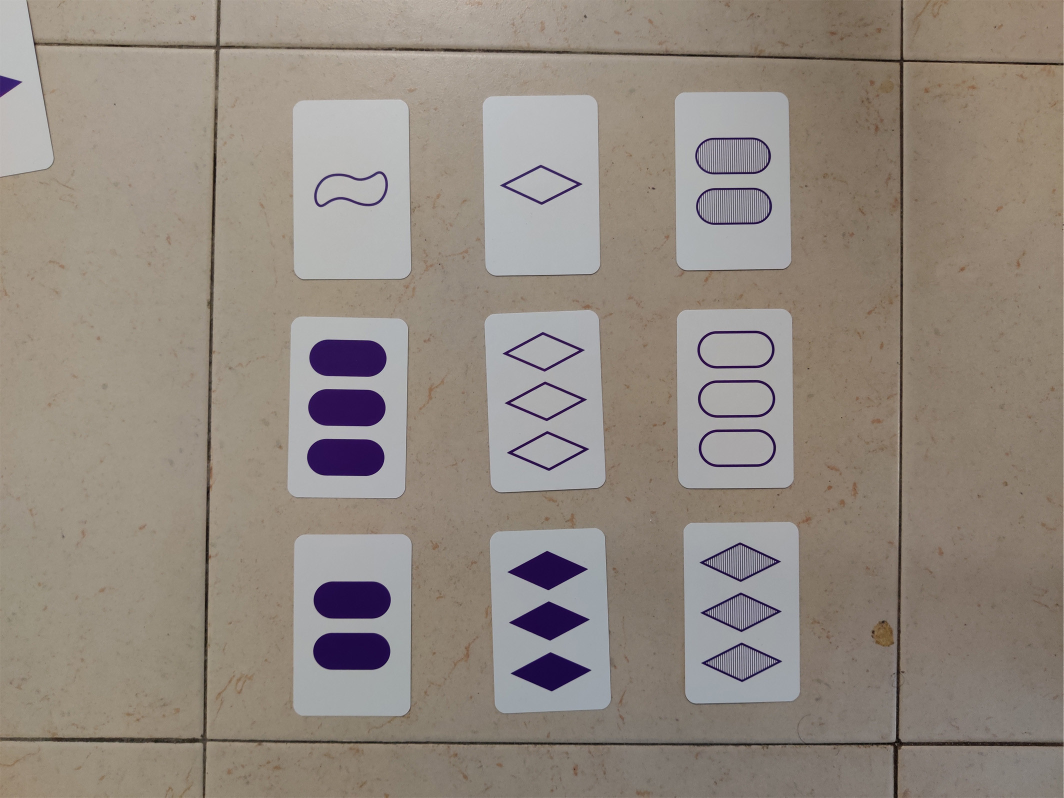
#> input picture Image Session 2-3/Task 3/images/cards 1.jpg, 2127 x 1595 px, found by its file name (shown at 1/2 size)
$ python task3.py
#> lines starting #> are read from the running program, lines starting #| are printed output that depends on the picture; after the words box and inside, x2 and y2 are one past the last pixel; in counts of white or black regions, pixels touching at a corner belong together
import cv2 as cv
import numpy as np
import matplotlib.pyplot as plt

def make_fig_gray(images, titles, plots, size):
    fig = plt.figure(figsize=size)
    for i in range(len(images)):
        fig.add_subplot(plots[0], plots[1], i+1)
        plt.imshow(images[i], cmap='gray')
        plt.title(titles[i])
        plt.axis('off')
    plt.show()

img = cv.imread('Task 3/images/cards 1.jpg')
#> img is the input picture: shape (1595, 2127, 3); mean B, G, R 128, 137.1, 146.6
img_copy = img.copy()

# Convert to grayscale and apply Canny edge detection
gray = cv.cvtColor(img, cv.COLOR_BGR2GRAY)
canny = cv.Canny(gray, 20, 100)
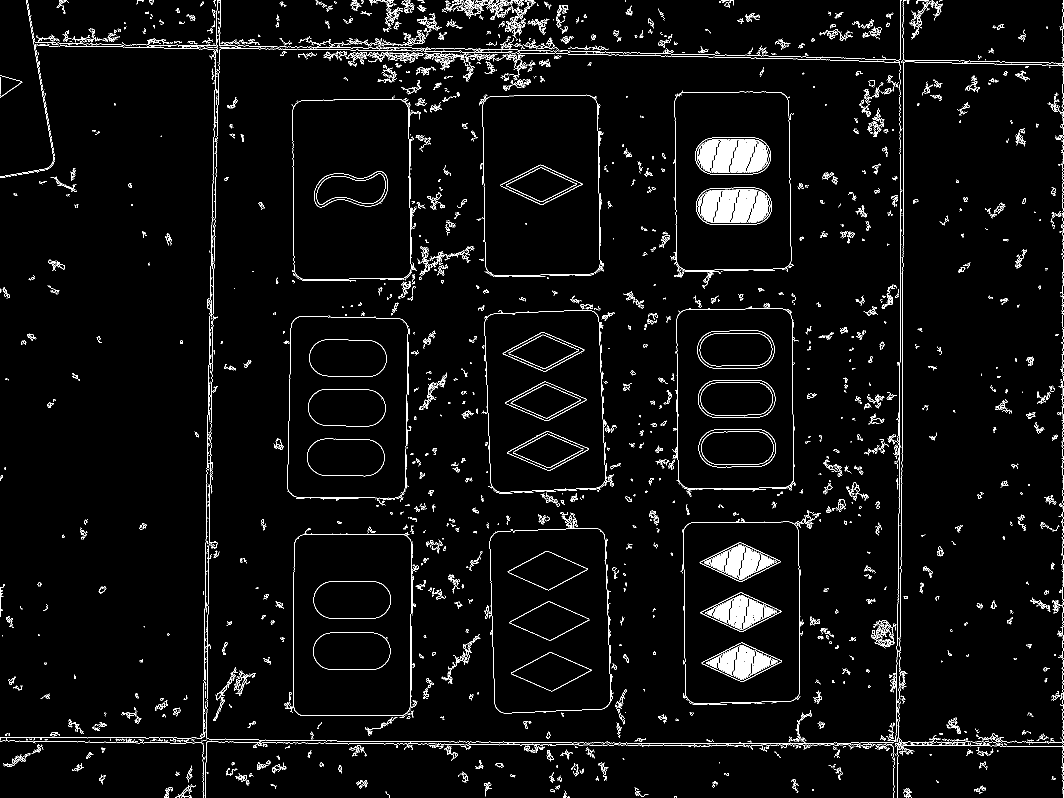
#> canny: shape (1595, 2127) (shown at 1/2 size); 3.3% white in thin lines or dots

contours, hierarchy = cv.findContours(canny, cv.RETR_EXTERNAL, cv.CHAIN_APPROX_NONE) #External to show only the outer controls
#> contours = 1790 contours, 1452 with area under 20; largest, box (x1, y1, x2, y2) and area: (586, 1065, 824, 1432) 84767, (574, 631, 817, 997) 84244, (978, 1056, 1222, 1427) 83746, (583, 191, 823, 559) 82989, (1361, 1037, 1608, 1408) 82380

min_contour_area = 1500  #The threshold for contours, to filter them by area
filtered_contours = [contour for contour in contours if cv.contourArea(contour) > min_contour_area]
#> filtered_contours = 9 contours; largest, box (x1, y1, x2, y2) and area: (586, 1065, 824, 1432) 84767, (574, 631, 817, 997) 84244, (978, 1056, 1222, 1427) 83746, (583, 191, 823, 559) 82989, (1361, 1037, 1608, 1408) 82380

cv.drawContours(img_copy, filtered_contours, -1, (255, 0, 0), 3)
#> img_copy: shape (1595, 2127, 3); 1.56% of pixels changed, all inside (x1, y1, x2, y2) = (572, 179, 1610, 1434)

print(f"Total contours: {len(contours)}")
#| Total contours: 1790
print(f"Filtered contours: {len(filtered_contours)}")
#| Filtered contours: 9

images = [canny, img_copy]
titles = ["Canny Edges", "Filtered Contours"]
plots = [1, 2]
size = (30, 10)
make_fig_gray(images, titles, plots, size)
#> the loop in make_fig_gray, `for i in range(len(images)):` made 2 passes

#A list to store combined mask and masked pairs, to show them all together in
combined_images = [] #one window

for contour in filtered_contours:
    mask = np.zeros(img.shape[:2], np.uint8)

    cv.drawContours(mask, [contour], -1, 255, -1)

    masked = cv.bitwise_and(img, img, mask=mask)
    # Convert mask to 3 channels for consistent stacking with masked image
    mask_color = cv.cvtColor(mask, cv.COLOR_GRAY2BGR)

    combined = np.hstack((mask_color, masked))
    combined_images.append(combined)
#> this loop made 9 passes
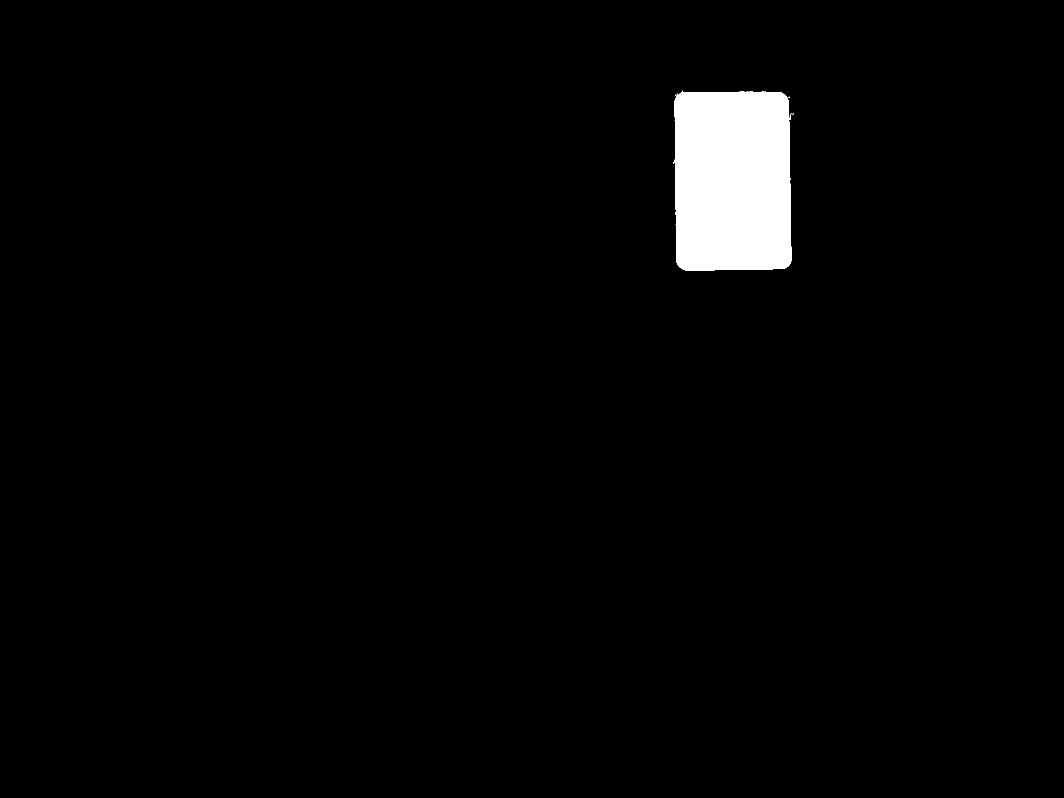
#> mask: shape (1595, 2127) (shown at 1/2 size); 2.4% white; 1 white region, box (x1, y1, x2, y2) and area: (1346, 181, 1588, 541) 81383
#> after the loop, combined_images = 9 items

# Chunk the images into groups of 3, to show them all in teh same window
chunk_size = 3
chunks = [combined_images[i:i + chunk_size] for i in range(0, len(combined_images), chunk_size)]
#> chunks = 3 items

#Display each chunk
current_chunk = 0

while True:
    if chunks:
        #Stack the current chunk vertically
        display_chunk = np.vstack(chunks[current_chunk])

        #Create a resizable OpenCV window
        cv.namedWindow("Contours Scrollable", cv.WINDOW_NORMAL)
        cv.resizeWindow("Contours Scrollable", 800, 800)

        #Display the current chunk
        cv.imshow("Contours Scrollable", display_chunk)


        key = cv.waitKey(0) & 0xFF
#> (key Esc is pressed here)

        if key == 27:  # escape to exit
            break
        elif key == ord('n'):  #'n' for next chunk
            current_chunk = (current_chunk + 1) % len(chunks)
        elif key == ord('p'):  #'p' for previous chunk
            current_chunk = (current_chunk - 1) % len(chunks)
    else:
        print("No contours to display!")
        break

cv.destroyAllWindows()

#After exiting, go to the next image, the cards 2

img = cv.imread('Task 3/images/cards 2.jpg')
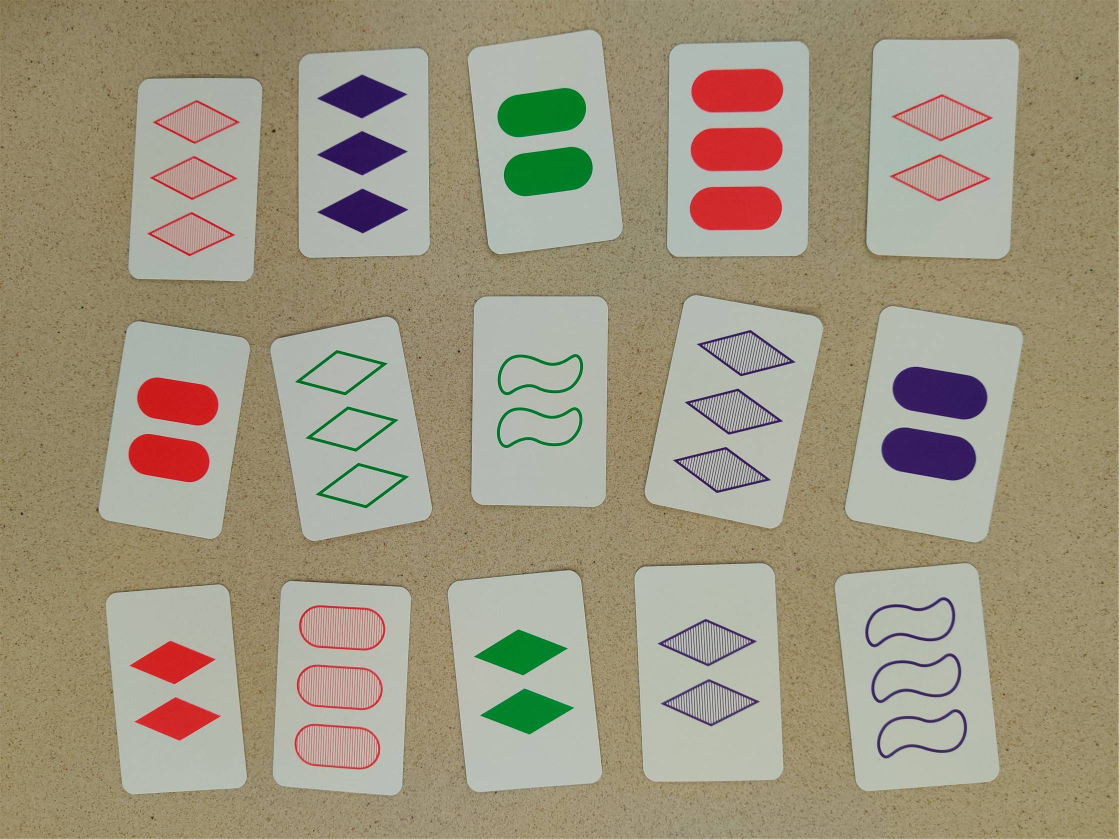
#> input picture Image Session 2-3/Task 3/images/cards 2.jpg, 2237 x 1678 px, found by its file name (shown at 1/2 size)
#> img is the input picture: shape (1678, 2237, 3); mean B, G, R 129.3, 151.1, 159.3
img_copy = img.copy()

#Preprocessing the image until I was able to detect the cards properly
gray = cv.cvtColor(img, cv.COLOR_BGR2GRAY)
#> gray: shape (1678, 2237)
blurred = cv.GaussianBlur(gray, (5, 5), 0)

canny = cv.Canny(blurred, 40, 180)
#> canny: shape (1678, 2237); 1.9% white in thin lines or dots
canny = cv.GaussianBlur(canny, (3, 3), 0)

contours, hierarchy = cv.findContours(canny, cv.RETR_EXTERNAL, cv.CHAIN_APPROX_SIMPLE)
#> contours = 91 contours; largest, box (x1, y1, x2, y2) and area: (1689, 611, 2047, 1086) 128608, (1668, 1125, 2001, 1584) 127638, (1731, 77, 2040, 520) 127024, (1288, 589, 1648, 1059) 123005, (1268, 1120, 1568, 1566) 122583

min_contour_area = 8000
filtered_contours = [contour for contour in contours if cv.contourArea(contour) > min_contour_area]
#> filtered_contours = 15 contours; largest, box (x1, y1, x2, y2) and area: (1689, 611, 2047, 1086) 128608, (1668, 1125, 2001, 1584) 127638, (1731, 77, 2040, 520) 127024, (1288, 589, 1648, 1059) 123005, (1268, 1120, 1568, 1566) 122583

cv.drawContours(img_copy, contours, -1, (255, 0, 0), 3)
#> img_copy: shape (1678, 2237, 3)

print(f"Total contours: {len(contours)}")
#| Total contours: 91
print(f"Filtered contours: {len(filtered_contours)}")
#| Filtered contours: 15

images = [canny, img_copy]
titles = ["Canny Edges", "Filtered Contours"]
plots = [1, 2]
size = (30, 10)
make_fig_gray(images, titles, plots, size)
#> the loop in make_fig_gray (call 2), `for i in range(len(images)):` made 2 passes

combined_images = []

for contour in filtered_contours:

    mask = np.zeros(img.shape[:2], np.uint8)

    cv.drawContours(mask, [contour], -1, 255, -1)

    masked = cv.bitwise_and(img, img, mask=mask)

    mask_color = cv.cvtColor(mask, cv.COLOR_GRAY2BGR)

    combined = np.hstack((mask_color, masked))

    combined_images.append(combined)
#> this loop made 15 passes
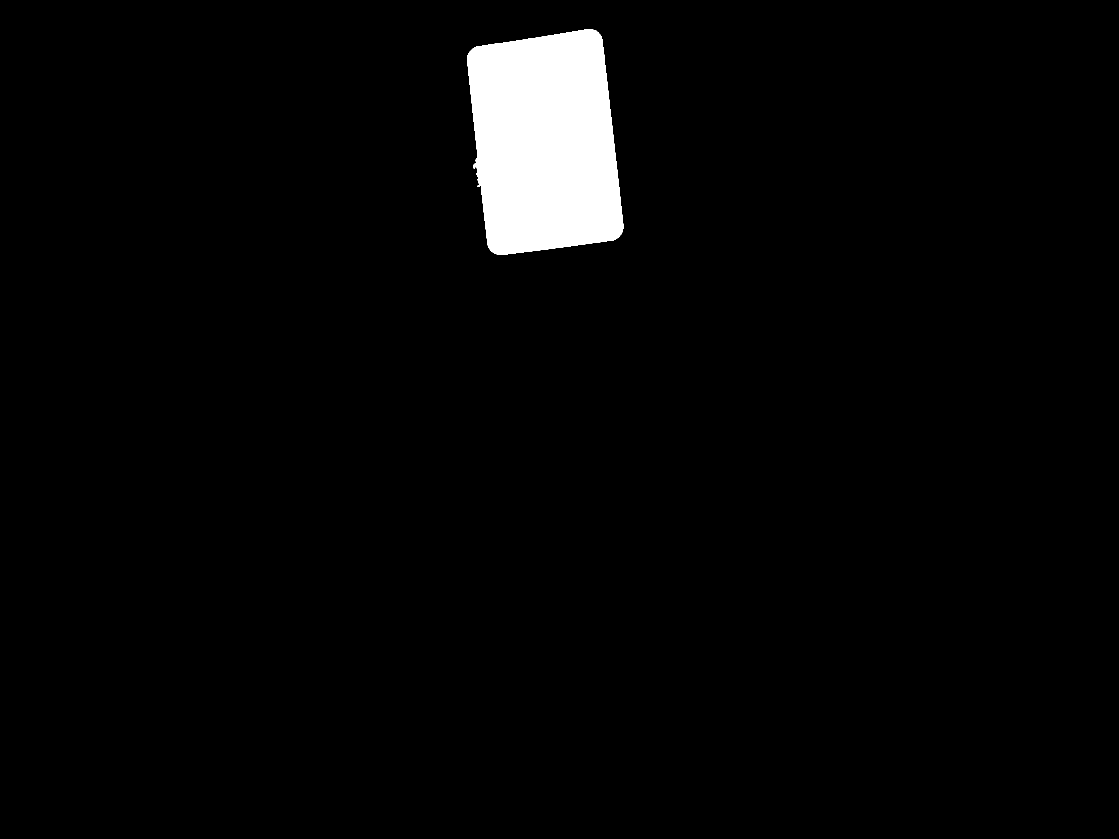
#> mask: shape (1678, 2237) (shown at 1/2 size); 3.1% white; 1 white region, box (x1, y1, x2, y2) and area: (934, 58, 1247, 510) 115728
#> after the loop, combined_images = 15 items

# Chunk the images into groups of 3, to display them together
chunk_size = 3
chunks = [combined_images[i:i + chunk_size] for i in range(0, len(combined_images), chunk_size)]
#> chunks = 5 items

# Display each chunk
current_chunk = 0

while True:
    if chunks:
        # Stack the current chunk vertically
        display_chunk = np.vstack(chunks[current_chunk])
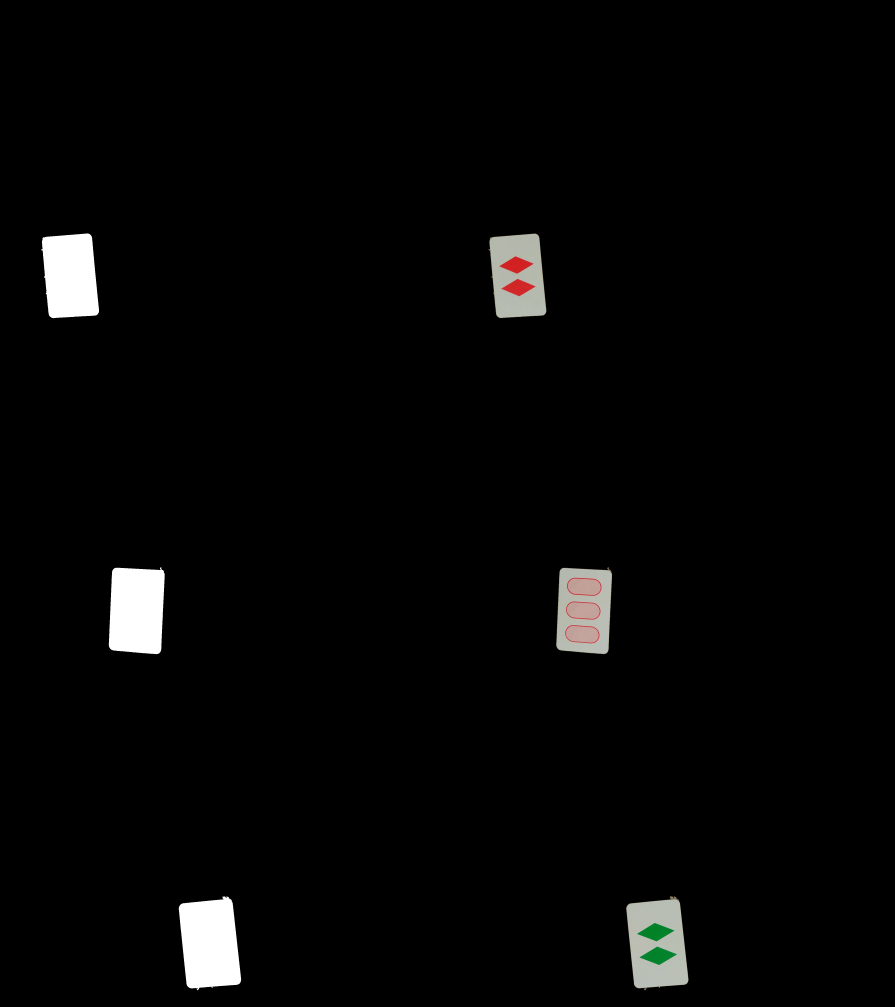
#> display_chunk: shape (5034, 4474, 3) (shown at 1/5 size); mean of channels 0, 1, 2 6, 6.2, 6.3; drawn as B, G, R

        # Create a resizable OpenCV window
        cv.namedWindow("Contours Scrollable", cv.WINDOW_NORMAL)
        cv.resizeWindow("Contours Scrollable", 800, 800)

        # Display the current chunk
        cv.imshow("Contours Scrollable", display_chunk)

        # Wait for user input
        key = cv.waitKey(0) & 0xFF
#> (key Esc is pressed here)

        if key == 27:  # ESC key to exit
            break
        elif key == ord('n'):  # 'n' for next chunk
            current_chunk = (current_chunk + 1) % len(chunks)
        elif key == ord('p'):  # 'p' for previous chunk
            current_chunk = (current_chunk - 1) % len(chunks)
    else:
        print("No contours to display!")
        break

cv.destroyAllWindows()
